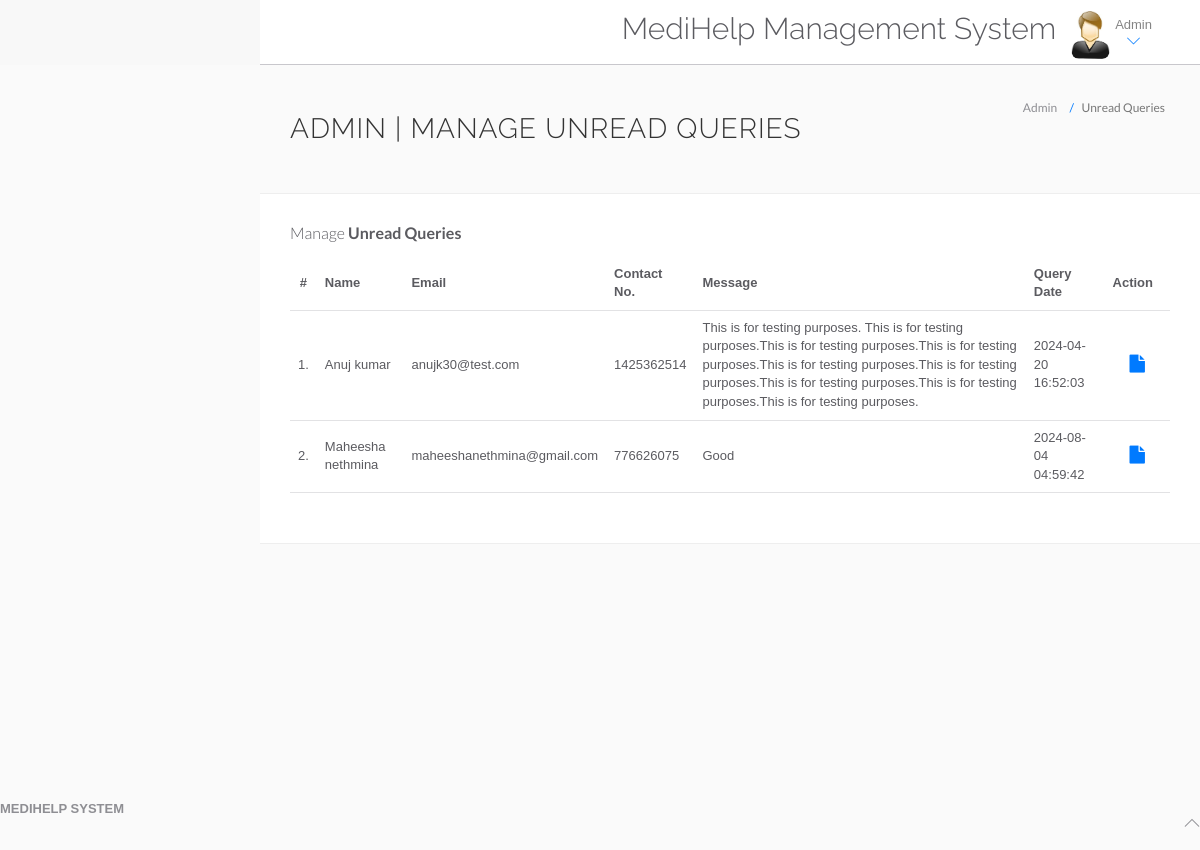
/hms/admin/unread-queries.php (signed in), run on the app's committed database.
### tables this page shows
CREATE TABLE `tblcontactus` (
  `id` int(11) NOT NULL,
  `fullname` varchar(255) DEFAULT NULL,
  `email` varchar(255) DEFAULT NULL,
  `contactno` bigint(12) DEFAULT NULL,
  `message` mediumtext DEFAULT NULL,
  `PostingDate` timestamp NULL DEFAULT current_timestamp(),
  `AdminRemark` mediumtext DEFAULT NULL,
  `LastupdationDate` timestamp NULL DEFAULT NULL ON UPDATE current_timestamp(),
  `IsRead` int(11) DEFAULT NULL
);

### hms/admin/unread-queries.php (the view, shortened to what this page needs)
<?php
include('include/config.php');
if(strlen($_SESSION['id']==0)) {
 header('location:logout.php');
  } else{
?>
<!DOCTYPE html>
<html lang="en">
	<head>
		<link rel="stylesheet" href="vendor/bootstrap/css/bootstrap.min.css">
		<link rel="stylesheet" href="vendor/fontawesome/css/font-awesome.min.css">
		<link rel="stylesheet" href="vendor/themify-icons/themify-icons.min.css">
		<link href="vendor/animate.css/animate.min.css" rel="stylesheet" media="screen">
		<link href="vendor/perfect-scrollbar/perfect-scrollbar.min.css" rel="stylesheet" media="screen">
		<link href="vendor/switchery/switchery.min.css" rel="stylesheet" media="screen">
		<link href="vendor/bootstrap-touchspin/jquery.bootstrap-touchspin.min.css" rel="stylesheet" media="screen">
		<link href="vendor/select2/select2.min.css" rel="stylesheet" media="screen">
		<link href="vendor/bootstrap-datepicker/bootstrap-datepicker3.standalone.min.css" rel="stylesheet" media="screen">
		<link href="vendor/bootstrap-timepicker/bootstrap-timepicker.min.css" rel="stylesheet" media="screen">
		<link rel="stylesheet" href="assets/css/styles.css">
		<link rel="stylesheet" href="assets/css/plugins.css">
		<link rel="stylesheet" href="assets/css/themes/theme-1.css" id="skin_color" />
	</head>
	<body>
		<div id="app">
			<div class="app-content">
						<?php include('include/header.php');?>
				<div class="main-content" >
					<div class="wrap-content container" id="container">
						<section id="page-title">
							<div class="row">
								<div class="col-sm-8">
									<h1 class="mainTitle">Admin | Manage Unread Queries</h1>
																	</div>
								<ol class="breadcrumb">
									<li>
										<span>Admin</span>
									</li>
									<li class="active">
										<span>Unread Queries</span>
									</li>
								</ol>
							</div>
						</section>
						<div class="container-fluid container-fullw bg-white">
									<div class="row">
								<div class="col-md-12">
									<h5 class="over-title margin-bottom-15">Manage <span class="text-bold">Unread Queries</span></h5>
									<table class="table table-hover" id="sample-table-1">
										<thead>
											<tr>
												<th class="center">#</th>
												<th>Name</th>
												<th class="hidden-xs">Email</th>
												<th>Contact No. </th>
												<th>Message </th>
												<th>Query Date</th>
												<th>Action</th>
											</tr>
										</thead>
										<tbody>
<?php
$sql=mysqli_query($con,"select * from tblcontactus where IsRead is null");
$cnt=1;
while($row=mysqli_fetch_array($sql))
{
?>
											<tr>
												<td class="center"><?php echo $cnt;?>.</td>
												<td class="hidden-xs"><?php echo $row['fullname'];?></td>
												<td><?php echo $row['email'];?></td>
												<td><?php echo $row['contactno'];?></td>
												<td><?php echo $row['message'];?></td>
												<td><?php echo $row['PostingDate'];?></td>
												<td >
												<div class="visible-md visible-lg hidden-sm hidden-xs">
							<a href="query-details.php?id=<?php echo $row['id'];?>" class="btn btn-transparent btn-lg" title="View Details"><i class="fa fa-file"></i></a>
												</div>
												</td>
											</tr>
											<?php
$cnt=$cnt+1;
											 }?>
										</tbody>
									</table>
								</div>
							</div>
								</div>
							</div>
						</div>
					</div>
				</div>
	<?php include('include/footer.php');?>
	</body>
</html>
<?php } ?>

### hms/admin/assets/css/themes/theme-1.css (style rules this page uses)
body { background: #FAFAFA; }

### data on the page
tblcontactus: fullname "Anuj kumar", email "anujk30@test.com", contactno "1425362514", message "This is for testing purposes. This is for testing purposes.This is for testing purposes.This is for testing purposes.This is for testing purposes.This is for testing purposes.This is for testing purposes.This is for testing purposes.This is for testing purposes.", PostingDate "2024-04-20 16:52:03"
tblcontactus: fullname "Maheesha nethmina", email "maheeshanethmina@gmail.com", contactno "776626075", message "Good", PostingDate "2024-08-04 04:59:42"
